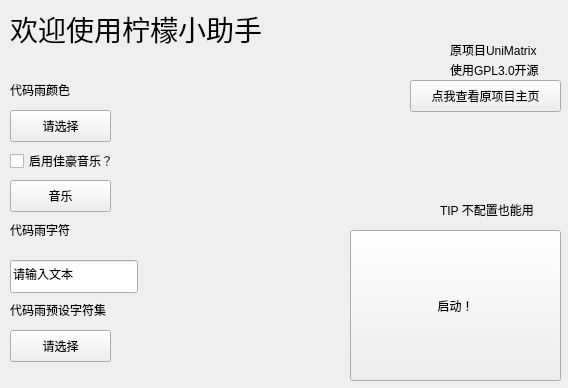
<?xml version="1.0" encoding="UTF-8"?>
<ui version="4.0">
 <class>MainWindow</class>
 <widget class="QMainWindow" name="MainWindow">
  <property name="geometry">
   <rect>
    <x>0</x>
    <y>0</y>
    <width>568</width>
    <height>388</height>
   </rect>
  </property>
  <property name="windowTitle">
   <string>柠檬小助手</string>
  </property>
  <widget class="QWidget" name="centralwidget">
   <widget class="TitleLabel" name="TitleLabel">
    <property name="geometry">
     <rect>
      <x>10</x>
      <y>10</y>
      <width>261</width>
      <height>38</height>
     </rect>
    </property>
    <property name="font">
     <font>
      <family>微软雅黑</family>
      <pointsize>21</pointsize>
      <weight>50</weight>
      <bold>false</bold>
     </font>
    </property>
    <property name="text">
     <string>欢迎使用柠檬小助手</string>
    </property>
   </widget>
   <widget class="PushButton" name="Github">
    <property name="geometry">
     <rect>
      <x>410</x>
      <y>80</y>
      <width>151</width>
      <height>32</height>
     </rect>
    </property>
    <property name="text">
     <string>点我查看原项目主页</string>
    </property>
   </widget>
   <widget class="BodyLabel" name="BodyLabel">
    <property name="geometry">
     <rect>
      <x>450</x>
      <y>40</y>
      <width>121</width>
      <height>19</height>
     </rect>
    </property>
    <property name="text">
     <string>原项目UniMatrix</string>
    </property>
   </widget>
   <widget class="BodyLabel" name="BodyLabel_2">
    <property name="geometry">
     <rect>
      <x>450</x>
      <y>60</y>
      <width>111</width>
      <height>19</height>
     </rect>
    </property>
    <property name="text">
     <string>使用GPL3.0开源</string>
    </property>
   </widget>
   <widget class="ComboBox" name="Color">
    <property name="geometry">
     <rect>
      <x>10</x>
      <y>110</y>
      <width>101</width>
      <height>32</height>
     </rect>
    </property>
    <property name="text">
     <string>请选择</string>
    </property>
   </widget>
   <widget class="BodyLabel" name="BodyLabel_3">
    <property name="geometry">
     <rect>
      <x>10</x>
      <y>80</y>
      <width>111</width>
      <height>19</height>
     </rect>
    </property>
    <property name="text">
     <string>代码雨颜色</string>
    </property>
   </widget>
   <widget class="CheckBox" name="Enable_music">
    <property name="geometry">
     <rect>
      <x>10</x>
      <y>150</y>
      <width>141</width>
      <height>22</height>
     </rect>
    </property>
    <property name="text">
     <string>启用佳豪音乐？</string>
    </property>
   </widget>
   <widget class="LineEdit" name="Fonts">
    <property name="geometry">
     <rect>
      <x>10</x>
      <y>260</y>
      <width>128</width>
      <height>33</height>
     </rect>
    </property>
    <property name="text">
     <string>请输入文本</string>
    </property>
   </widget>
   <widget class="BodyLabel" name="BodyLabel_4">
    <property name="geometry">
     <rect>
      <x>10</x>
      <y>220</y>
      <width>111</width>
      <height>19</height>
     </rect>
    </property>
    <property name="text">
     <string>代码雨字符</string>
    </property>
   </widget>
   <widget class="BodyLabel" name="BodyLabel_5">
    <property name="geometry">
     <rect>
      <x>10</x>
      <y>300</y>
      <width>121</width>
      <height>19</height>
     </rect>
    </property>
    <property name="text">
     <string>代码雨预设字符集</string>
    </property>
   </widget>
   <widget class="PushButton" name="Run">
    <property name="geometry">
     <rect>
      <x>350</x>
      <y>230</y>
      <width>211</width>
      <height>151</height>
     </rect>
    </property>
    <property name="text">
     <string>启动！</string>
    </property>
   </widget>
   <widget class="BodyLabel" name="BodyLabel_6">
    <property name="geometry">
     <rect>
      <x>440</x>
      <y>200</y>
      <width>121</width>
      <height>19</height>
     </rect>
    </property>
    <property name="text">
     <string>TIP 不配置也能用</string>
    </property>
   </widget>
   <widget class="ComboBox" name="Font_dict">
    <property name="geometry">
     <rect>
      <x>10</x>
      <y>330</y>
      <width>101</width>
      <height>32</height>
     </rect>
    </property>
    <property name="text">
     <string>请选择</string>
    </property>
   </widget>
   <widget class="ComboBox" name="music">
    <property name="geometry">
     <rect>
      <x>10</x>
      <y>180</y>
      <width>101</width>
      <height>32</height>
     </rect>
    </property>
    <property name="text">
     <string>音乐</string>
    </property>
   </widget>
  </widget>
 </widget>
 <customwidgets>
  <customwidget>
   <class>CheckBox</class>
   <extends>QCheckBox</extends>
   <header>qfluentwidgets</header>
  </customwidget>
  <customwidget>
   <class>ComboBox</class>
   <extends>QPushButton</extends>
   <header>qfluentwidgets</header>
  </customwidget>
  <customwidget>
   <class>PushButton</class>
   <extends>QPushButton</extends>
   <header>qfluentwidgets</header>
  </customwidget>
  <customwidget>
   <class>BodyLabel</class>
   <extends>QLabel</extends>
   <header>qfluentwidgets</header>
  </customwidget>
  <customwidget>
   <class>TitleLabel</class>
   <extends>QLabel</extends>
   <header>qfluentwidgets</header>
  </customwidget>
  <customwidget>
   <class>LineEdit</class>
   <extends>QLineEdit</extends>
   <header>qfluentwidgets</header>
  </customwidget>
 </customwidgets>
 <resources/>
 <connections/>
</ui>
